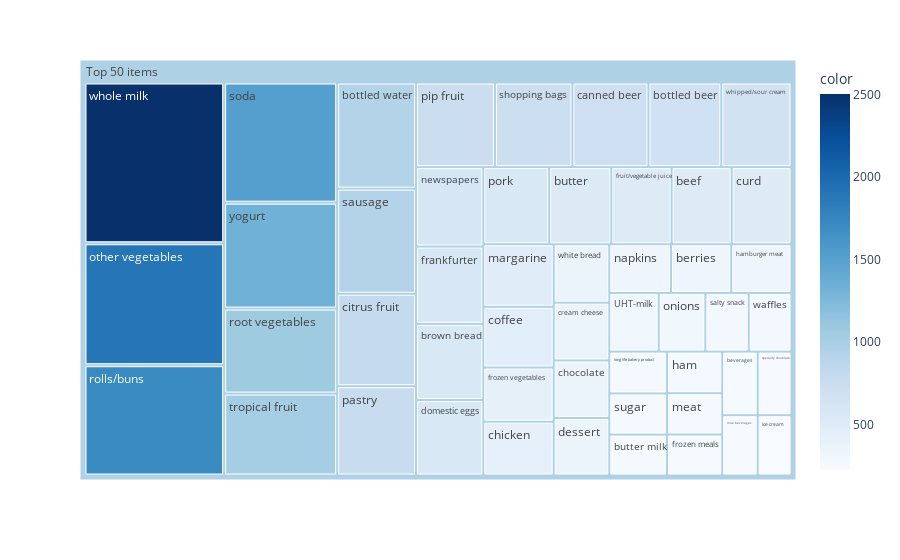

This figure's notebook cell:
### Code cell
# Menampilkan 50 data teratas
df_table["all"] = "Top 50 items" 

# membuat visualisasi dengan treemap
fig = px.treemap(df_table.head(50), path=['all', "itemDescription"], values='incident_count',
                  color=df_table["incident_count"].head(50), hover_data=['itemDescription'],
                  color_continuous_scale='Blues',
                )

fig.show()

### Figure 1 — Plotly figure (JSON) as saved in the notebook; plotly's stock layout.template omitted (floating-point values rounded to 4 significant figures)
{"data": [{"branchvalues": "total", "customdata": [["UHT-milk", 323], ["beef", 516], ["berries", 327], ["beverages", 251], ["bottled beer", 687], ["bottled water", 933], ["brown bread", 571], ["butter", 534], ["butter milk", 263], ["canned beer", 717], ["chicken", 422], ["chocolate", 357], ["citrus fruit", 812], ["coffee", 476], ["cream cheese ", 358], ["curd", 514], ["dessert", 356], ["domestic eggs", 566], ["frankfurter", 580], ["frozen meals", 252], ["frozen vegetables", 425], ["fruit/vegetable juice", 518], ["ham", 256], ["hamburger meat", 327], ["ice cream", 227], ["long life bakery product", 269], ["margarine", 491], ["meat", 254], ["misc. beverages", 238], ["napkins", 335], ["newspapers", 596], ["onions", 305], ["other vegetables", 1898], ["pastry", 785], ["pip fruit", 744], ["pork", 566], ["rolls/buns", 1716], ["root vegetables", 1071], ["salty snack", 283], ["sausage", 924], ["shopping bags", 731], ["soda", 1514], ["specialty chocolate", 240], ["sugar", 265], ["tropical fruit", 1032], ["waffles", 280], ["whipped/sour cream", 662], ["white bread", 362], ["whole milk", 2502], ["yogurt", 1334], ["(?)", 968.9]], "domain": {"x": [0, 1], "y": [0, 1]}, "hovertemplate": "labels=%{label}<br>incident_count=%{value}<br>parent=%{parent}<br>id=%{id}<br>itemDescription=%{customdata[0]}<br>color=%{color}<extra></extra>", "ids": ["Top 50 items/UHT-milk", "Top 50 items/beef", "Top 50 items/berries", "Top 50 items/beverages", "Top 50 items/bottled beer", "Top 50 items/bottled water", "Top 50 items/brown bread", "Top 50 items/butter", "Top 50 items/butter milk", "Top 50 items/canned beer", "Top 50 items/chicken", "Top 50 items/chocolate", "Top 50 items/citrus fruit", "Top 50 items/coffee", "Top 50 items/cream cheese ", "Top 50 items/curd", "Top 50 items/dessert", "Top 50 items/domestic eggs", "Top 50 items/frankfurter", "Top 50 items/frozen meals", "Top 50 items/frozen vegetables", "Top 50 items/fruit/vegetable juice", "Top 50 items/ham", "Top 50 items/hamburger meat", "Top 50 items/ice cream", "Top 50 items/long life bakery product", "Top 50 items/margarine", "Top 50 items/meat", "Top 50 items/misc. beverages", "Top 50 items/napkins", "Top 50 items/newspapers", "Top 50 items/onions", "Top 50 items/other vegetables", "Top 50 items/pastry", "Top 50 items/pip fruit", "Top 50 items/pork", "Top 50 items/rolls/buns", "Top 50 items/root vegetables", "Top 50 items/salty snack", "Top 50 items/sausage", "Top 50 items/shopping bags", "Top 50 items/soda", "Top 50 items/specialty chocolate", "Top 50 items/sugar", "Top 50 items/tropical fruit", "Top 50 items/waffles", "Top 50 items/whipped/sour cream", "Top 50 items/white bread", "Top 50 items/whole milk", "Top 50 items/yogurt", "Top 50 items"], "labels": ["UHT-milk", "beef", "berries", "beverages", "bottled beer", "bottled water", "brown bread", "butter", "butter milk", "canned beer", "chicken", "chocolate", "citrus fruit", "coffee", "cream cheese ", "curd", "dessert", "domestic eggs", "frankfurter", "frozen meals", "frozen vegetables", "fruit/vegetable juice", "ham", "hamburger meat", "ice cream", "long life bakery product", "margarine", "meat", "misc. beverages", "napkins", "newspapers", "onions", "other vegetables", "pastry", "pip fruit", "pork", "rolls/buns", "root vegetables", "salty snack", "sausage", "shopping bags", "soda", "specialty chocolate", "sugar", "tropical fruit", "waffles", "whipped/sour cream", "white bread", "whole milk", "yogurt", "Top 50 items"], "marker": {"coloraxis": "coloraxis", "colors": [323, 516, 327, 251, 687, 933, 571, 534, 263, 717, 422, 357, 812, 476, 358, 514, 356, 566, 580, 252, 425, 518, 256, 327, 227, 269, 491, 254, 238, 335, 596, 305, 1898, 785, 744, 566, 1716, 1071, 283, 924, 731, 1514, 240, 265, 1032, 280, 662, 362, 2502, 1334, 968.9]}, "name": "", "parents": ["Top 50 items", "Top 50 items", "Top 50 items", "Top 50 items", "Top 50 items", "Top 50 items", "Top 50 items", "Top 50 items", "Top 50 items", "Top 50 items", "Top 50 items", "Top 50 items", "Top 50 items", "Top 50 items", "Top 50 items", "Top 50 items", "Top 50 items", "Top 50 items", "Top 50 items", "Top 50 items", "Top 50 items", "Top 50 items", "Top 50 items", "Top 50 items", "Top 50 items", "Top 50 items", "Top 50 items", "Top 50 items", "Top 50 items", "Top 50 items", "Top 50 items", "Top 50 items", "Top 50 items", "Top 50 items", "Top 50 items", "Top 50 items", "Top 50 items", "Top 50 items", "Top 50 items", "Top 50 items", "Top 50 items", "Top 50 items", "Top 50 items", "Top 50 items", "Top 50 items", "Top 50 items", "Top 50 items", "Top 50 items", "Top 50 items", "Top 50 items", ""], "type": "treemap", "values": [323, 516, 327, 251, 687, 933, 571, 534, 263, 717, 422, 357, 812, 476, 358, 514, 356, 566, 580, 252, 425, 518, 256, 327, 227, 269, 491, 254, 238, 335, 596, 305, 1898, 785, 744, 566, 1716, 1071, 283, 924, 731, 1514, 240, 265, 1032, 280, 662, 362, 2502, 1334, 30965]}], "layout": {"coloraxis": {"colorbar": {"title": {"text": "color"}}, "colorscale": [[0, "rgb(247,251,255)"], [0.125, "rgb(222,235,247)"], [0.25, "rgb(198,219,239)"], [0.375, "rgb(158,202,225)"], [0.5, "rgb(107,174,214)"], [0.625, "rgb(66,146,198)"], [0.75, "rgb(33,113,181)"], [0.875, "rgb(8,81,156)"], [1, "rgb(8,48,107)"]]}, "legend": {"tracegroupgap": 0}, "margin": {"t": 60}}}
